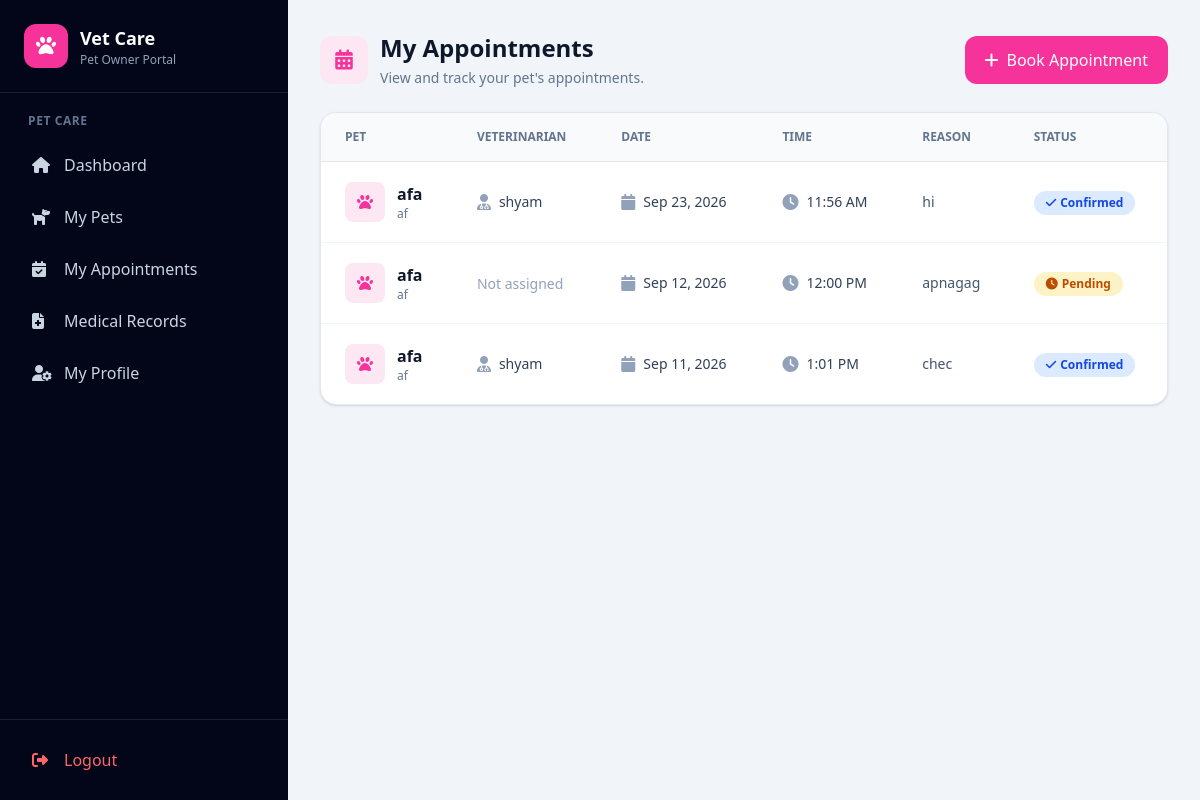
Page /appointments/appointments/ (signed in) on the earlier database version.
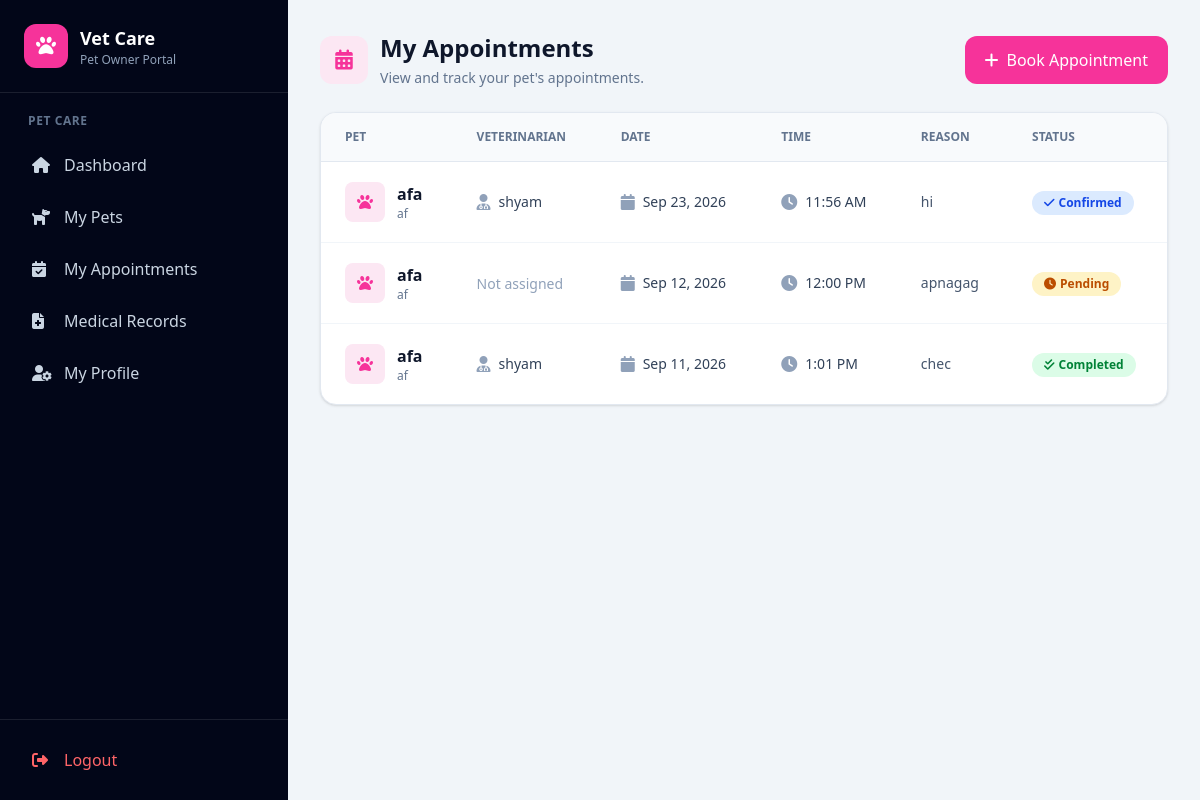
Same page on the later database version.
### appointment/models.py (models this page shows, shortened)
class Appointment(models.Model):
    STATUS_CHOICES = (
        ("PENDING", "Pending"),
        ("CONFIRMED", "Confirmed"),
        ("COMPLETED", "Completed"),
        ("CANCELLED", "Cancelled"),
    )
    animal = models.ForeignKey(
        Animal,  # Updated model reference
        on_delete=models.CASCADE,
        related_name="appointments"
    )
    veterinarian = models.ForeignKey(
        User,
        on_delete=models.SET_NULL,
        null=True,
        blank=True,
        related_name="vet_appointments",
        limit_choices_to={"role": User.VETERINARIAN}
    )
    appointment_date = models.DateField()
    appointment_time = models.TimeField()
    reason = models.TextField()
    status = models.CharField(
        max_length=20,
        choices=STATUS_CHOICES,
        default="PENDING"
    )
    notes = models.TextField(
        blank=True,
        null=True
    )
    created_at = models.DateTimeField(
        auto_now_add=True
    )
    updated_at = models.DateTimeField(
        auto_now=True
    )

### animal/models.py (models this page shows, shortened)
class Animal(models.Model):
    owner = models.ForeignKey(
        User,
        on_delete=models.CASCADE,
        related_name="animals",
        null=True,
        blank=True
    )
    name = models.CharField(max_length=100)
    species = models.CharField(max_length=100)
    breed = models.CharField(
        max_length=100,
        blank=True,
        null=True
    )
    age = models.PositiveIntegerField(
        blank=True,
        null=True
    )
    created_at = models.DateTimeField(
        auto_now_add=True
    )

### account/models.py (models this page shows, shortened)
class User(AbstractUser):
    ADMIN = "ADMIN"
    VETERINARIAN = "VETERINARIAN"
    PET_OWNER = "PET_OWNER"
    ROLE_CHOICES = [
        (ADMIN, "Admin"),
        (VETERINARIAN, "Veterinarian"),
        (PET_OWNER, "Pet Owner"),
    ]
    role = models.CharField(
        max_length=20,
        choices=ROLE_CHOICES,
        default=PET_OWNER
    )
    phone = models.CharField(
        max_length=15,
        blank=True,
        null=True
    )
    address = models.TextField(
        blank=True,
        null=True
    )
    created_at = models.DateTimeField(
        auto_now_add=True
    )
    updated_at = models.DateTimeField(
        auto_now=True
    )

### appointment/views.py (the view)
@login_required
def owner_appointment_list(request):
    if request.user.role != User.PET_OWNER:
        messages.error(
            request,
            "You are not authorized to view appointments."
        )
        return redirect("dashboard")
    appointments = (
        Appointment.objects
        .filter(animal__owner=request.user)
        .select_related("animal", "veterinarian")
        .order_by(
            "-appointment_date",
            "-appointment_time"
        )
    )
    context = {
        "appointments": appointments,
    }
    return render(
        request,
        "appointment/owner_appointments.html",
        context
    )

### appointment/templates/appointment/owner_appointments.html (shortened to what the changed rows need)
{% extends "ownerbase.html" %}
{% block content %}
<div class="max-w-7xl mx-auto">
    <div class="flex flex-col sm:flex-row
                sm:items-center
                sm:justify-between
                gap-4 mb-6">
        <div>
            <div class="flex items-center gap-3">
                <div>
                    <h1 class="text-2xl font-bold text-slate-900">
                        My Appointments
                    </h1>
                </div>
            </div>
        </div>
    </div>
    {% if appointments %}
        <div class="hidden md:block
                    bg-white
                    rounded-2xl
                    border border-slate-200
                    shadow-sm
                    overflow-hidden">
            <div class="overflow-x-auto">
                <table class="w-full">
                    <thead class="bg-slate-50
                                  border-b border-slate-200">
                        <tr>
                            <th class="text-left
                                       px-6 py-4
                                       text-xs font-semibold
                                       text-slate-500
                                       uppercase">
                                Pet
                            </th>
                            <th class="text-left
                                       px-6 py-4
                                       text-xs font-semibold
                                       text-slate-500
                                       uppercase">
                                Veterinarian
                            </th>
                            <th class="text-left
                                       px-6 py-4
                                       text-xs font-semibold
                                       text-slate-500
                                       uppercase">
                                Date
                            </th>
                            <th class="text-left
                                       px-6 py-4
                                       text-xs font-semibold
                                       text-slate-500
                                       uppercase">
                                Time
                            </th>
                            <th class="text-left
                                       px-6 py-4
                                       text-xs font-semibold
                                       text-slate-500
                                       uppercase">
                                Reason
                            </th>
                            <th class="text-left
                                       px-6 py-4
                                       text-xs font-semibold
                                       text-slate-500
                                       uppercase">
                                Status
                            </th>
                        </tr>
                    </thead>
                    <tbody class="divide-y divide-slate-100">
                        {% for appointment in appointments %}
                            <tr class="hover:bg-slate-50">
                                <td class="px-6 py-5">
                                    <div class="flex items-center gap-3">
                                        <div class="w-10 h-10
                                                    rounded-lg
                                                    bg-pink-100
                                                    text-pink-500
                                                    flex items-center justify-center">
                                            <i class="fa-solid fa-paw"></i>
                                        </div>
                                        <div>
                                            <p class="font-semibold
                                                      text-slate-900">
                                                {{ appointment.animal.name }}
                                            </p>
                                            <p class="text-xs
                                                      text-slate-500">
                                                {{ appointment.animal.species }}
                                            </p>
                                        </div>
                                    </div>
                                </td>
                                <td class="px-6 py-5">
                                    {% if appointment.veterinarian %}
                                        <div class="flex items-center gap-2">
                                            <i class="fa-solid fa-user-doctor
                                                      text-slate-400"></i>
                                            <span class="text-sm
                                                         text-slate-700">
                                                {{ appointment.veterinarian.get_full_name|default:appointment.veterinarian.username }}
                                            </span>
                                        </div>
                                    {% else %}
                                        <span class="text-sm text-slate-400">
                                            Not assigned
                                        </span>
                                    {% endif %}
                                </td>
                                <td class="px-6 py-5">
                                    <div class="flex items-center gap-2">
                                        <i class="fa-solid fa-calendar
                                                  text-slate-400"></i>
                                        <span class="text-sm
                                                     text-slate-700">
                                            {{ appointment.appointment_date|date:"M d, Y" }}
                                        </span>
                                    </div>
                                </td>
                                <td class="px-6 py-5">
                                    <div class="flex items-center gap-2">
                                        <i class="fa-solid fa-clock
                                                  text-slate-400"></i>
                                        <span class="text-sm
                                                     text-slate-700">
                                            {{ appointment.appointment_time|time:"g:i A" }}
                                        </span>
                                    </div>
                                </td>
                                <td class="px-6 py-5 max-w-xs">
                                    <p class="text-sm
                                              text-slate-600
                                              truncate">
                                        {{ appointment.reason }}
                                    </p>
                                </td>
                                <td class="px-6 py-5">
                                    {% if appointment.status == "PENDING" %}
                                        <span class="inline-flex
                                                     items-center
                                                     px-3 py-1
                                                     rounded-full
                                                     text-xs font-semibold
                                                     bg-amber-100
                                                     text-amber-700">
                                            <i class="fa-solid fa-clock mr-1"></i>
                                            Pending
                                        </span>
                                    {% elif appointment.status == "CONFIRMED" %}
                                        <span class="inline-flex
                                                     items-center
                                                     px-3 py-1
                                                     rounded-full
                                                     text-xs font-semibold
                                                     bg-blue-100
                                                     text-blue-700">
                                            <i class="fa-solid fa-check mr-1"></i>
                                            Confirmed
                                        </span>
                                    {% elif appointment.status == "COMPLETED" %}
                                        <span class="inline-flex
                                                     items-center
                                                     px-3 py-1
                                                     rounded-full
                                                     text-xs font-semibold
                                                     bg-green-100
                                                     text-green-700">
                                            <i class="fa-solid fa-check-double mr-1"></i>
                                            Completed
                                        </span>
                                    {% endif %}
                                </td>
                            </tr>
                        {% endfor %}
                    </tbody>
                </table>
            </div>
        </div>
    {% endif %}
</div>
{% endblock %}

Differences in the rows shown:
changed Appointment "Sep 11, 2026": status "Confirmed" → "Completed"
